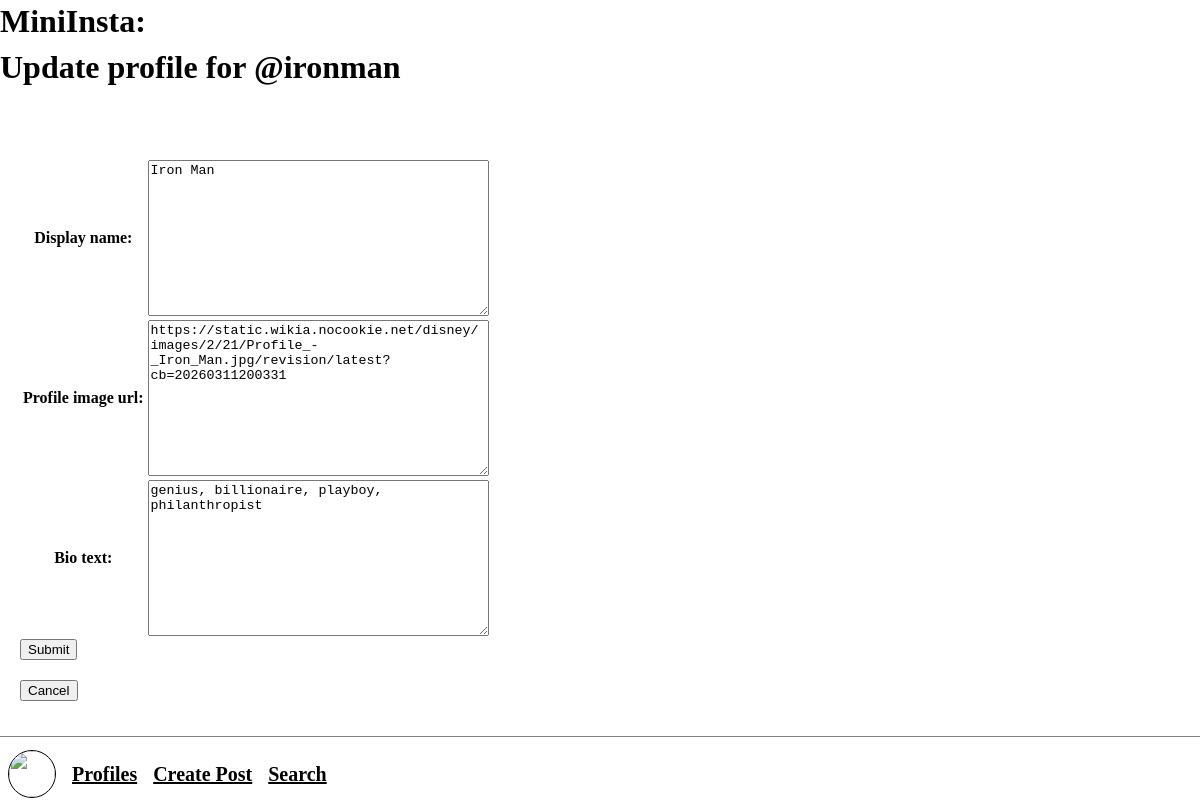
The page /mini_insta/profile/1/update on the database its author committed.
### mini_insta/models.py (models this page shows, shortened)
class Profile(models.Model):
    username = models.TextField(blank=False)
    display_name = models.TextField(blank=False)
    profile_image_url = models.TextField(blank=False)
    bio_text = models.TextField(blank=False)
    join_date = models.TextField(blank=False)

### mini_insta/views.py (the view)
# urls.py: path('profile/<int:pk>/update', UpdateProfileView.as_view(), name='update_profile'),
class UpdateProfileView(UpdateView):
    model = Profile
    form_class = UpdateProfileForm
    template_name = 'mini_insta/update_profile_form.html'

### mini_insta/forms.py
class UpdateProfileForm(forms.ModelForm):
    class Meta:
        model = Profile
        fields = ['display_name', 'profile_image_url', 'bio_text']

### mini_insta/templates/mini_insta/update_profile_form.html (shortened to what this page needs)
{% extends 'mini_insta/base.html' %}
{% block header %}
<h1>Update profile for @{{profile.username}}</h1>
{% endblock %}
{% block content %}
<div class="main">
    <form action="{% url 'update_profile' profile.pk %}" method="POST">
        <table>{{form.as_table}}</table>
        <input type="submit" name="submit" value="Submit">
    </form>
    <form action="{% url 'show_profile' profile.pk %}" method="GET">
        <input type="submit" value="Cancel">
    </form>
</div>
{% endblock %}

### static/insta_styles.css (style rules this page uses)
body { margin: 0; padding-bottom: 90px; background-color: white; color: black; font-size: 20px; line-height: 1.6; }
.header h1 { margin: 0; padding: 2px 0 6px 0; font-size: 32px; line-height: 1.2; }
.main { margin-top: 64px; padding: 0 20px; }

### rows shown on the page
Profile: username "ironman", display_name "Iron Man", profile_image_url "https://static.wikia.nocookie.net/disney/images/2/21/Profile_-_Iron_Man.jpg/revision/latest?cb=20260311200331", bio_text "genius, billionaire, playboy, philanthropist"
